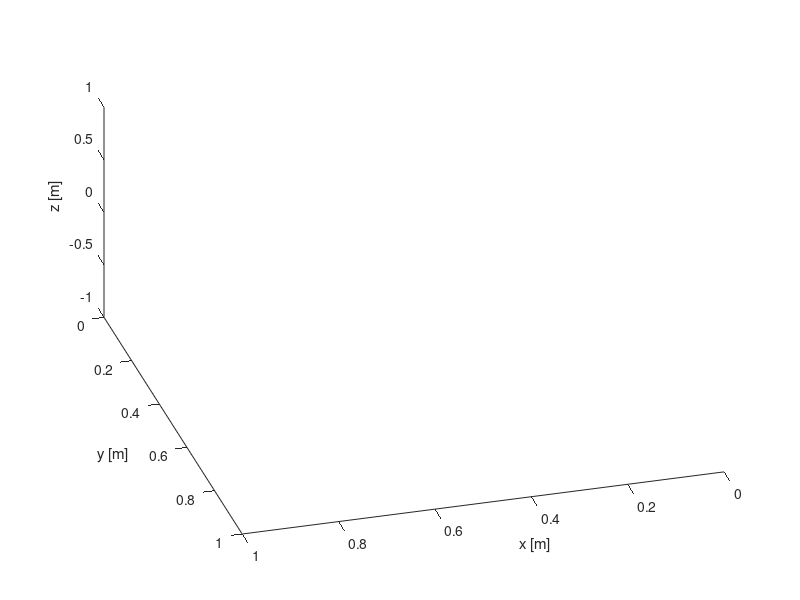

Here is the MATLAB script that generated this plot: (Note: this script raises an error after producing the figure.)
clc;
clear;
close all;
clearvars -global;

% Define global variables
global h;                  global Tau;         global beta;                global dof;
global count;              global tree;        global grasped_box;         global not_reached_flag;
global num_of_contacts;    global task_dimen;  global closest_sofar_index; global safe_dist;
global box_vertices_array; global box_normals_array;

seed_val = 99;
rng(seed_val);
hfig  = figure(1); hold on; view(164, 47);
xlabel("x [m]"); ylabel("y [m]"); zlabel("z [m]");

%////////////////////////////////////////////////////////////////////////
%///////////////////////// Input set ////////////////////////////////////
%////////////////////////////////////////////////////////////////////////
% Holding object
grasped_box = load("box_grasped3_exp.mat");

% Initialize video (uncomment if you need to record the video)
video_filename = strcat("../files_traj/paper_plan_video_seed", num2str(seed_val));
myVideo = VideoWriter(video_filename); % open video file
myVideo.FrameRate = 30;               % can adjust this, 5 - 10 works well for me
open(myVideo);
% close(myVideo);

%/////////////////// Inputs for window and wall /////////////////////////
window_position = [0.902; 0.013; 0.298];
window_w = 0.265; window_h = 0.215; window_t = 0.020;
[~, box_vertices_array, box_normals_array] = get_obstacle_wall(window_position);

% /////////////// Inputs for generating random samples //////////////////
% Parameters to control the bounding box of sample generation
% box_h = 0.200; box_w = 0.800; box_d = 0.050; wall_thickness = 0.020;
box_h = 0.400; box_w = 0.800; box_d = 0.150; wall_thickness = 0.020;
% Get the bound on sample generation
[v1_min, v1_max, v2_min, v2_max] = bound_position_sample(window_position, box_h, box_w, box_d, wall_thickness);

% Planning algorithm parameters
beta = 0.02; Tau = 0.5; h = 0.01; reach_dist = 0.010;
dof = 7; safe_dist = 0.010; num_of_contacts = 7; count = 1; task_dimen = 6;

% Define initial joint configuration
theta_initial = [0.0947, -1.3848, -0.3447, 2.2595, 0.1863, -0.8544, -0.0747]';
[g_initial, ~] = FK_RealBaxter(theta_initial);
A = Mat2DQ(g_initial);

% Define goal pose of end-effector
% g_final = [g_initial(1:3, 1:3), [window_position(1)+0.050; window_position(2); window_position(3)]; zeros(1, 3), 1];
theta_final = [-1.3061, -0.5065, 0.4091, 0.9871, -0.4022, -0.4525, 0.0855]';
[g_final, ~] = FK_RealBaxter(theta_final);
R_g_final = g_final(1:3, 1:3);
B = Mat2DQ(g_final);

scatter3(g_initial(1, 4), g_initial(2, 4), g_initial(3, 4), 'r', 'filled');
hold on;
scatter3(g_final(1, 4), g_final(2, 4), g_final(3, 4), 'g', 'filled');
xlim([0, 1.2]); ylim([-0.8, 0.9]); zlim([-0.1, 0.9]); view(258, 19);
%////////////////////// End of input set ////////////////////////////////

%%%%%%%%%%%%%%%%%%%% Initialize %%%%%%%%%%%%%%%%%%%
count = 1; theta_SCLERP(:, count) = theta_initial;

%%%%%%%%%%%%%%%%%%%% Planning loop %%%%%%%%%%%%%%%%%%%
% Initiate the tree
initial_dist = norm(g_final(1:3, 4) - g_initial(1:3, 4));
% the last element of this array is the parent node index
tree.nodes = [g_initial(1:3, 4)', rotm2quat(g_initial(1:3, 1:3)), 0];
tree.nodesDQ = A;
tree.nodesAng = theta_initial';
tree.node_count = 1;
tree.edges = [];              % To do: find the edges

% Main loop of iterative motion plan using PATH solver
old_small = 100;
while tree.node_count < 1000
    
    %%%%%%%%%% Generate a temporary random goal pose %%%%%%%%%%%%%%
    if old_small > 0.020
        choose_side = randi([1, 3]);
    else
        choose_side = randi([2, 3]);
    end
    
    if choose_side == 1
        rand_pose1 = generate_rand_se3(v1_min, v1_max);
    elseif choose_side == 2
        rand_pose1 = generate_rand_se3([window_position(1)-0.010, window_position(2)-0.100, window_position(2)-0.100], [window_position(1)+0.010, window_position(2)+0.100, window_position(2)+0.100]);
        % rand_pose1 = generate_rand_se3([window_position(1)-0.5*window_t, window_position(2)-0.5*window_w, window_position(2)-0.5*window_h], [window_position(1)+0.5*window_t, window_position(2)+0.5*window_w, window_position(2)+0.5*window_h]);
    else
        rand_pose1 = generate_rand_se3(v2_min, v2_max);
    end
    
    position_rand = rand_pose1(1:3);
    g_rand = [quat2rotm(rand_pose1(4:end)'), position_rand; 0, 0, 0, 1];
    DQ_rand = Mat2DQ(g_rand);
    
    %%%%% Find the closest node of g_rand from the tree %%%%%%%%%
    [closest_node_indx, closest_dist] = find_closest_node(g_rand);
    position_closest = tree.nodes(closest_node_indx, 1:3);
    DQ_closest = tree.nodesDQ(closest_node_indx, :);
    theta0 = tree.nodesAng(closest_node_indx, :)';
    
    %%%%%%% Move DQ_closest to DQ_rand %%%%%%%%%%%%%
    [achieved_g, achieved_DQ, achieved_jointvec] = get2goal(theta0, DQ_closest, DQ_rand);
    [not_reached_flag, old_small] = addNodes2TreeStep(achieved_g, closest_node_indx, achieved_jointvec, old_small, B);
    if ~not_reached_flag
        break;
    end
    
    %%%%%%% Move DQ_closest to DQ_final %%%%%%%%%%%%%
    [achieved_g2, achieved_DQ2, achieved_jointvec2] = get2goal(theta0, DQ_closest, B);
    [not_reached_flag, old_small] = addNodes2TreeStep(achieved_g2, closest_node_indx, achieved_jointvec2, old_small, B);
    if ~not_reached_flag
        break;
    end    
end

% Extract the path
path_node_ind = extract_rrt_path2(closest_sofar_index);

% Visualize
motion_angle_vec = [];
for nd_idx = 2:length(path_node_ind)-1
    th_init = tree.nodesAng(path_node_ind(nd_idx), :)';
    DQ_A = tree.nodesDQ(path_node_ind(nd_idx), :);
    DQ_B = tree.nodesDQ(path_node_ind(nd_idx+1), :);
    [~, ~, ~, theta_vec] = get2goal_video(th_init, DQ_A, DQ_B, myVideo);
    motion_angle_vec = [motion_angle_vec, theta_vec];
end
close(myVideo);

% Save tree and path
name_of_datafile = strcat("../files_traj/data_seed", num2str(seed_val), ".mat");
save(name_of_datafile, "tree", "path_node_ind", "motion_angle_vec");
fprintf(strcat("Data saved in file named: ", name_of_datafile, "\n"));

% Write data to a file
writeTraj2file(name_of_datafile, seed_val);
